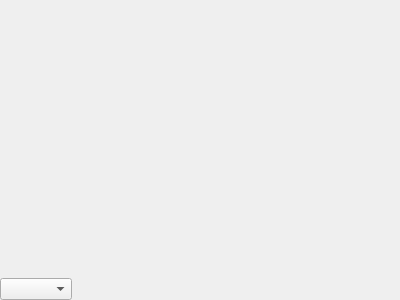
<?xml version="1.0" encoding="UTF-8"?>
<ui version="4.0">
 <class>DockContainer</class>
 <widget class="QWidget" name="DockContainer">
  <property name="geometry">
   <rect>
    <x>0</x>
    <y>0</y>
    <width>400</width>
    <height>300</height>
   </rect>
  </property>
  <property name="sizePolicy">
   <sizepolicy hsizetype="Expanding" vsizetype="Expanding">
    <horstretch>0</horstretch>
    <verstretch>0</verstretch>
   </sizepolicy>
  </property>
  <property name="windowTitle">
   <string>Form</string>
  </property>
  <layout class="QVBoxLayout" name="verticalLayout_2">
   <property name="leftMargin">
    <number>0</number>
   </property>
   <property name="topMargin">
    <number>0</number>
   </property>
   <property name="rightMargin">
    <number>0</number>
   </property>
   <property name="bottomMargin">
    <number>0</number>
   </property>
   <item>
    <layout class="QVBoxLayout" name="verticalLayout">
     <property name="sizeConstraint">
      <enum>QLayout::SetDefaultConstraint</enum>
     </property>
     <item>
      <widget class="QWidget" name="containedDock" native="true">
       <property name="sizePolicy">
        <sizepolicy hsizetype="Expanding" vsizetype="Expanding">
         <horstretch>0</horstretch>
         <verstretch>0</verstretch>
        </sizepolicy>
       </property>
      </widget>
     </item>
     <item>
      <layout class="QHBoxLayout" name="horizontalLayout" stretch="0,0">
       <property name="spacing">
        <number>6</number>
       </property>
       <property name="sizeConstraint">
        <enum>QLayout::SetDefaultConstraint</enum>
       </property>
       <item>
        <widget class="QComboBox" name="comboBox"/>
       </item>
       <item>
        <spacer name="horizontalSpacer">
         <property name="orientation">
          <enum>Qt::Horizontal</enum>
         </property>
         <property name="sizeType">
          <enum>QSizePolicy::Expanding</enum>
         </property>
         <property name="sizeHint" stdset="0">
          <size>
           <width>40</width>
           <height>10</height>
          </size>
         </property>
        </spacer>
       </item>
      </layout>
     </item>
    </layout>
   </item>
  </layout>
 </widget>
 <resources/>
 <connections/>
</ui>
